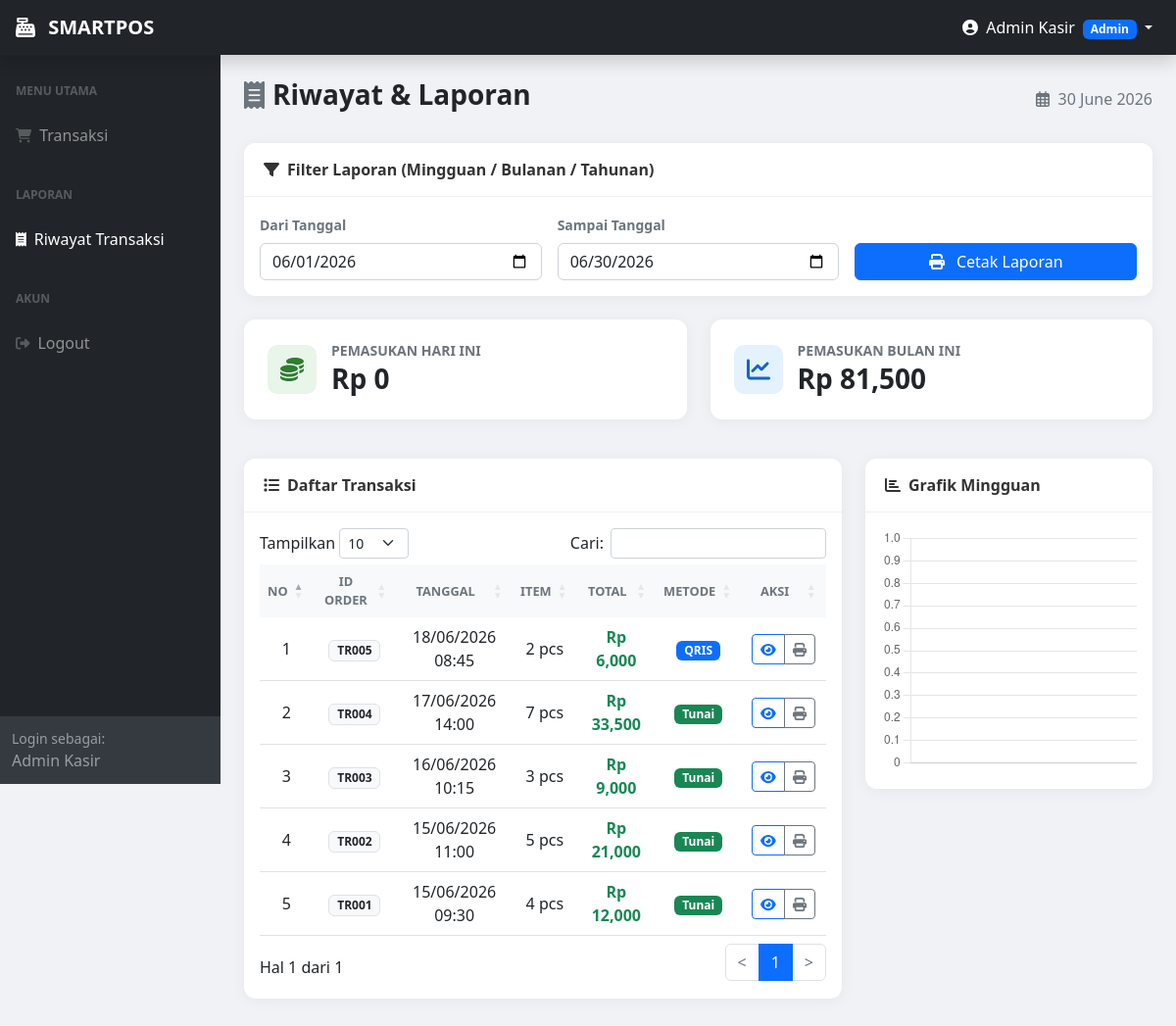
The app's page /riwayat.php (signed in) with its own data.
### tables this page shows
CREATE TABLE `transaksi` (
  `id_transaksi` int(11) NOT NULL AUTO_INCREMENT,
  `tanggal` datetime NOT NULL DEFAULT current_timestamp() COMMENT 'Tanggal & waktu transaksi',
  `id_user` int(11) NOT NULL COMMENT 'FK ke tabel users (kasir yang melayani)',
  `total` decimal(12,2) NOT NULL DEFAULT 0 COMMENT 'Total belanja',
  `bayar` decimal(12,2) NOT NULL DEFAULT 0 COMMENT 'Uang yang dibayarkan',
  `kembalian` decimal(12,2) NOT NULL DEFAULT 0 COMMENT 'Uang kembalian',
  `metode` varchar(20) NOT NULL DEFAULT 'Tunai' COMMENT 'Metode pembayaran: Tunai/QRIS/Transfer',
  PRIMARY KEY (`id_transaksi`),
  KEY `fk_transaksi_user` (`id_user`),
  CONSTRAINT `fk_transaksi_user` FOREIGN KEY (`id_user`) REFERENCES `users` (`id_user`) ON DELETE CASCADE ON UPDATE CASCADE
);

### config/koneksi.php (called while the page is built, shortened)
<?php
function formatIdTransaksi($id) {
    return 'TR' . str_pad($id, 3, '0', STR_PAD_LEFT);
}
?>

### riwayat.php (the view, shortened to what this page needs)
<?php
include 'config/koneksi.php';
$hari = mysqli_fetch_array(mysqli_query($con, "
    SELECT COALESCE(SUM(total), 0) as total
    FROM transaksi
    WHERE DATE(tanggal) = CURDATE()
"));
$bulan = mysqli_fetch_array(mysqli_query($con, "
    SELECT COALESCE(SUM(total), 0) as total
    FROM transaksi
    WHERE MONTH(tanggal) = MONTH(CURDATE())
    AND YEAR(tanggal) = YEAR(CURDATE())
"));
$tgl = []; $tot = [];
include 'templates/header.php';
include 'templates/sidebar.php';
?>
<main class="container-fluid px-4 py-4">
    <div class="d-flex justify-content-between align-items-center mb-4">
        <h3 class="fw-bold text-dark"><i class="fas fa-receipt text-secondary me-2"></i>Riwayat & Laporan</h3>
        <div class="text-muted"><i class="far fa-calendar-alt me-1"></i> <?= date('d F Y'); ?></div>
    </div>
    <div class="card card-clean mb-4" style="height: auto;">
        <div class="card-header-clean">
            <i class="fas fa-filter me-2"></i>Filter Laporan (Mingguan / Bulanan / Tahunan)
        </div>
        <div class="card-body">
            <form method="POST" action="laporan.php" target="_blank" class="row g-3 align-items-end">
                <div class="col-md-4">
                    <label class="form-label small fw-bold text-muted">Dari Tanggal</label>
                    <input type="date" name="tgl_mulai" class="form-control" value="<?= date('Y-m-01'); ?>" required>
                </div>
                <div class="col-md-4">
                    <label class="form-label small fw-bold text-muted">Sampai Tanggal</label>
                    <input type="date" name="tgl_selesai" class="form-control" value="<?= date('Y-m-d'); ?>" required>
                </div>
                <div class="col-md-4">
                    <button type="submit" name="filter" class="btn btn-primary w-100">
                        <i class="fas fa-print me-2"></i> Cetak Laporan
                    </button>
                </div>
            </form>
        </div>
    </div>
    <div class="row mb-4">
        <div class="col-md-6 mb-3">
            <div class="card-clean p-4 d-flex flex-row align-items-center" style="height: auto;">
                <div class="stat-icon bg-icon-green">
                    <i class="fas fa-coins"></i>
                </div>
                <div>
                    <h6 class="text-muted text-uppercase small fw-bold mb-1">Pemasukan Hari Ini</h6>
                    <h3 class="fw-bold text-dark mb-0">Rp <?= number_format($hari['total']); ?></h3>
                </div>
            </div>
        </div>
        <div class="col-md-6 mb-3">
            <div class="card-clean p-4 d-flex flex-row align-items-center" style="height: auto;">
                <div class="stat-icon bg-icon-blue">
                    <i class="fas fa-chart-line"></i>
                </div>
                <div>
                    <h6 class="text-muted text-uppercase small fw-bold mb-1">Pemasukan Bulan Ini</h6>
                    <h3 class="fw-bold text-dark mb-0">Rp <?= number_format($bulan['total']); ?></h3>
                </div>
            </div>
        </div>
    </div>
    <div class="row">
        <div class="col-lg-8 mb-4">
            <div class="card-clean" style="height: auto;">
                <div class="card-header-clean d-flex justify-content-between align-items-center">
                    <span><i class="fas fa-list me-2"></i>Daftar Transaksi</span>
                </div>
                <div class="card-body p-3">
                    <div class="table-responsive">
                    <table id="tabelRiwayat" class="table table-hover w-100">
                        <thead>
                            <tr>
                                <th width="5%">No</th>
                                <th>ID Order</th>
                                <th>Tanggal</th>
                                <th>Item</th>
                                <th>Total</th>
                                <th>Metode</th>
                                <th width="15%">Aksi</th>
                            </tr>
                        </thead>
                        <tbody>
                        <?php
                        $no = 1;
                        $data = mysqli_query($con, "
                            SELECT t.id_transaksi, t.tanggal, t.total, t.metode,
                                   SUM(dt.qty) as item
                            FROM transaksi t
                            JOIN detail_transaksi dt ON t.id_transaksi = dt.id_transaksi
                            GROUP BY t.id_transaksi
                            ORDER BY t.id_transaksi DESC
                        ");
                        while ($d = mysqli_fetch_array($data)) {
                            $idorder = $d['id_transaksi'];
                        ?>
                            <tr>
                                <td><?= $no++; ?></td>
                                <td><span class="badge bg-light text-dark border"><?= formatIdTransaksi($idorder); ?></span></td>
                                <td><?= date('d/m/Y H:i', strtotime($d['tanggal'])); ?></td>
                                <td><?= $d['item']; ?> pcs</td>
                                <td class="fw-bold text-success">Rp <?= number_format($d['total']); ?></td>
                                <td>
                                    <?php if ($d['metode'] == 'Tunai'): ?>
                                        <span class="badge bg-success">Tunai</span>
                                    <?php else: ?>
                                        <span class="badge bg-primary">QRIS</span>
                                    <?php endif; ?>
                                </td>
                                <td>
                                    <div class="btn-group btn-group-sm">
                                        <button type="button" class="btn btn-outline-primary" data-bs-toggle="modal" data-bs-target="#modalDetail<?= $idorder; ?>">
                                            <i class="fas fa-eye"></i>
                                        </button>
                                        <a href="cetak.php?id=<?= $idorder; ?>" target="_blank" class="btn btn-outline-secondary">
                                            <i class="fas fa-print"></i>
                                        </a>
                                    </div>
                                </td>
                            </tr>
                        <?php } ?>
                        </tbody>
                    </table>
                    </div>
                </div>
            </div>
        </div>
        <div class="col-lg-4 mb-4">
            <div class="card-clean" style="height: auto;">
                <div class="card-header-clean">
                    <span><i class="fas fa-chart-bar me-2"></i>Grafik Mingguan</span>
                </div>
                <div class="card-body p-3">
                    <canvas id="chartPemasukan" height="250"></canvas>
                </div>
            </div>
        </div>
    </div>
</main>
<?php include 'templates/footer.php'; ?>
<script>
    // DataTables
    $(document).ready(function() {
        $('#tabelRiwayat').DataTable({
            "language": {
                "search": "Cari:",
                "lengthMenu": "Tampilkan _MENU_",
                "info": "Hal _PAGE_ dari _PAGES_",
                "paginate": { "next": ">", "previous": "<" }
            }
        });
    });
    // Chart.js - Grafik Pemasukan (setelah library dimuat dari footer)
    document.addEventListener('DOMContentLoaded', function() {
        var ctx = document.getElementById('chartPemasukan');
        if (ctx) {
            new Chart(ctx, {
                type: 'bar',
                data: {
                    labels: <?= json_encode($tgl); ?>,
                    datasets: [{
                        label: 'Omset',
                        data: <?= json_encode($tot); ?>,
                        backgroundColor: 'rgba(54, 162, 235, 0.7)',
                        borderColor: 'rgba(54, 162, 235, 1)',
                        borderWidth: 1,
                        borderRadius: 6
                    }]
                },
                options: {
                    responsive: true,
                    maintainAspectRatio: false,
                    plugins: { legend: { display: false } },
                    scales: {
                        x: { grid: { display: false } },
                        y: { beginAtZero: true }
                    }
                }
            });
        }
    });
</script>

### templates/header.php (style rules this page uses)
body { background-color: #f0f2f5; font-family: 'Segoe UI', Tahoma, Geneva, Verdana, sans-serif; }
.card-clean { background: #fff; border: none; border-radius: 12px; box-shadow: 0 2px 15px rgba(0,0,0,0.05); }
.card-header-clean { background: #fff; border-bottom: 1px solid #f0f0f0; padding: 15px 20px; font-weight: 700; color: #333; border-radius: 12px 12px 0 0; }
.table thead th { background-color: #f8f9fa; border-bottom: none; color: #6c757d; font-weight: 600; text-transform: uppercase; font-size: 0.8rem; text-align: center !important; vertical-align: middle !important; }
.table tbody td { text-align: center !important; vertical-align: middle !important; }
.stat-icon { width: 50px; height: 50px; border-radius: 10px; display: flex; align-items: center; justify-content: center; font-size: 1.5rem; margin-right: 15px; }
.bg-icon-green { background: #e8f5e9; color: #2e7d32; }
.bg-icon-blue { background: #e3f2fd; color: #1565c0; }

### records on screen
transaksi: id_transaksi "TR005", tanggal "18/06/2026 08:45", item "2", total "6,000", metode "QRIS"
transaksi: id_transaksi "TR004", tanggal "17/06/2026 14:00", item "7", total "33,500", metode "Tunai"
transaksi: id_transaksi "TR003", tanggal "16/06/2026 10:15", item "3", total "9,000", metode "Tunai"
transaksi: id_transaksi "TR002", tanggal "15/06/2026 11:00", item "5", total "21,000", metode "Tunai"
transaksi: id_transaksi "TR001", tanggal "15/06/2026 09:30", item "4", total "12,000", metode "Tunai"

### other values on screen
$_SESSION['nama_lengkap'] "Admin Kasir"
$_SESSION['role'] "Admin"
$hari['total'] "0"
$bulan['total'] "81,500"
